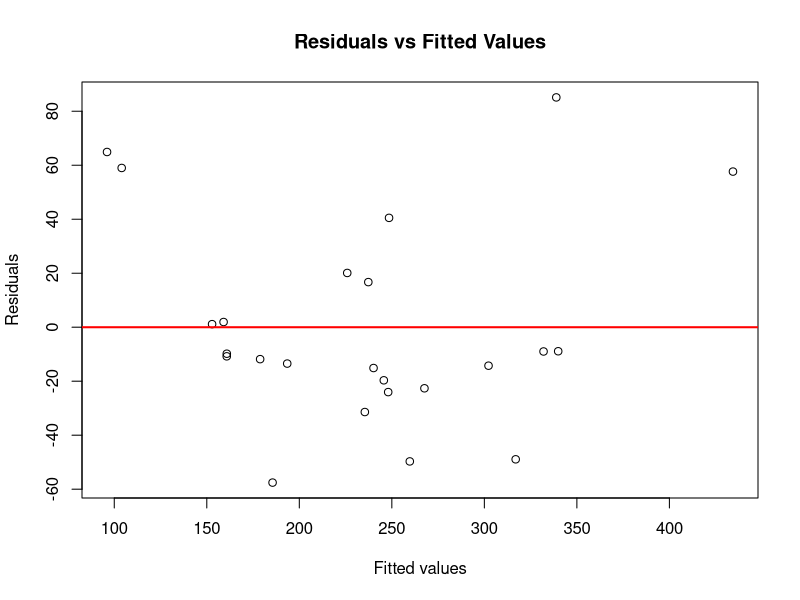
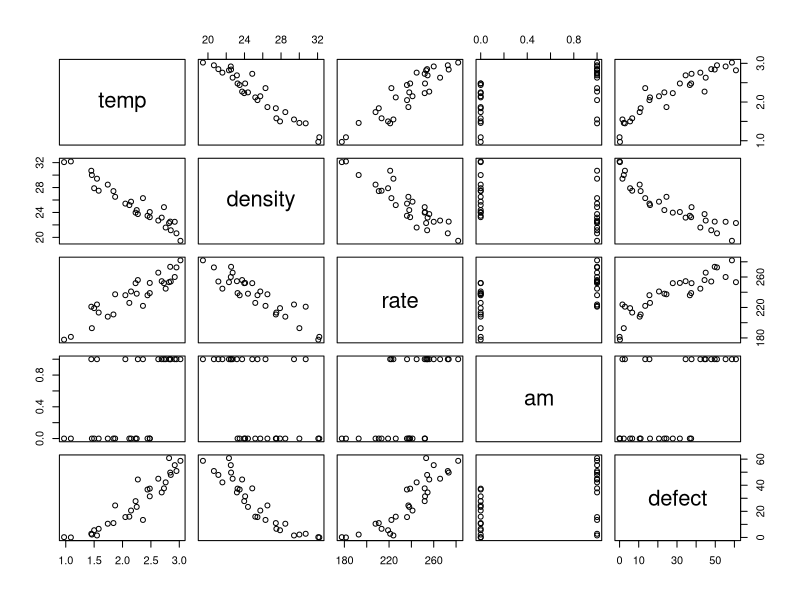
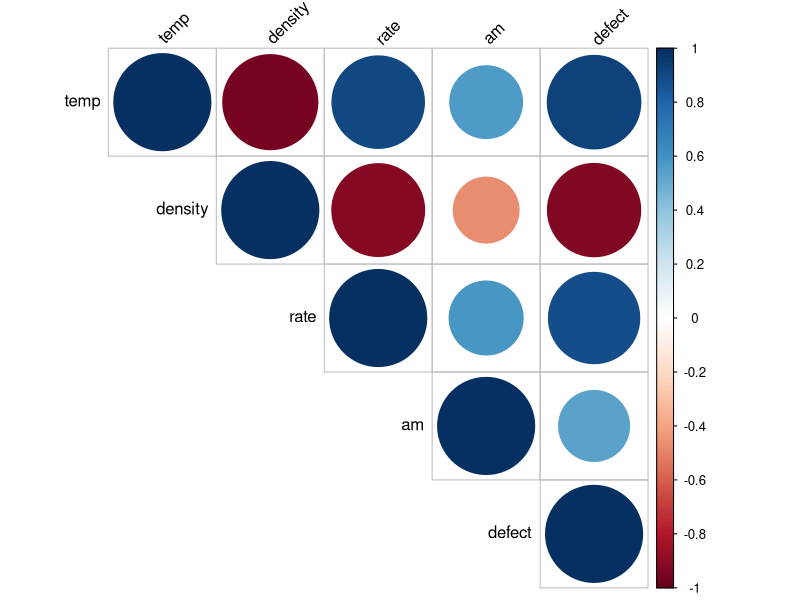
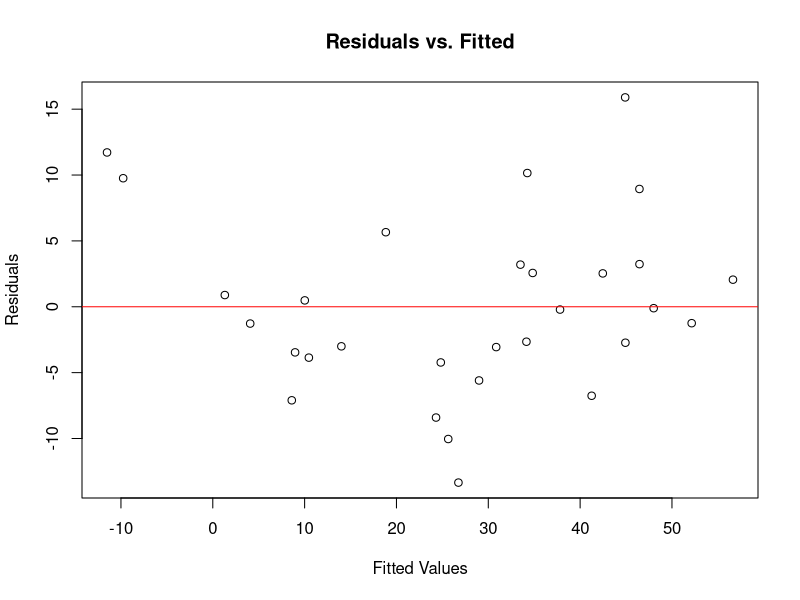
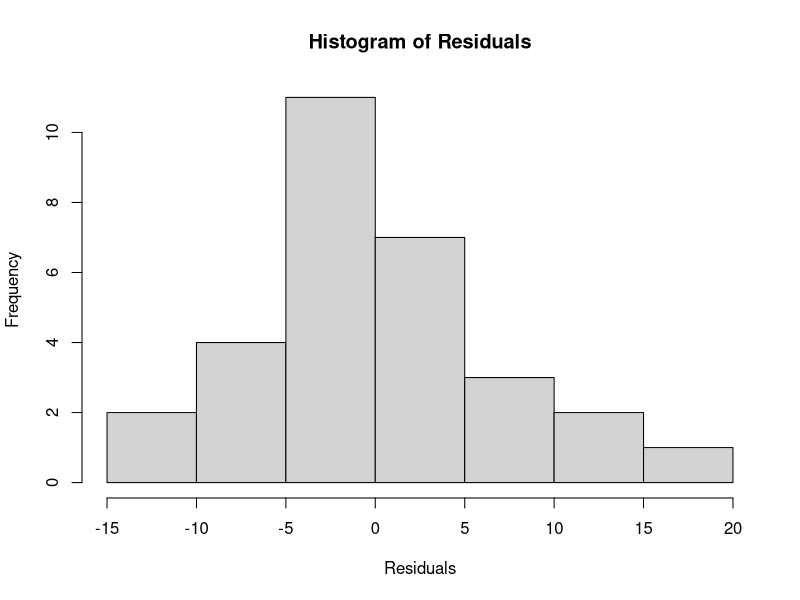
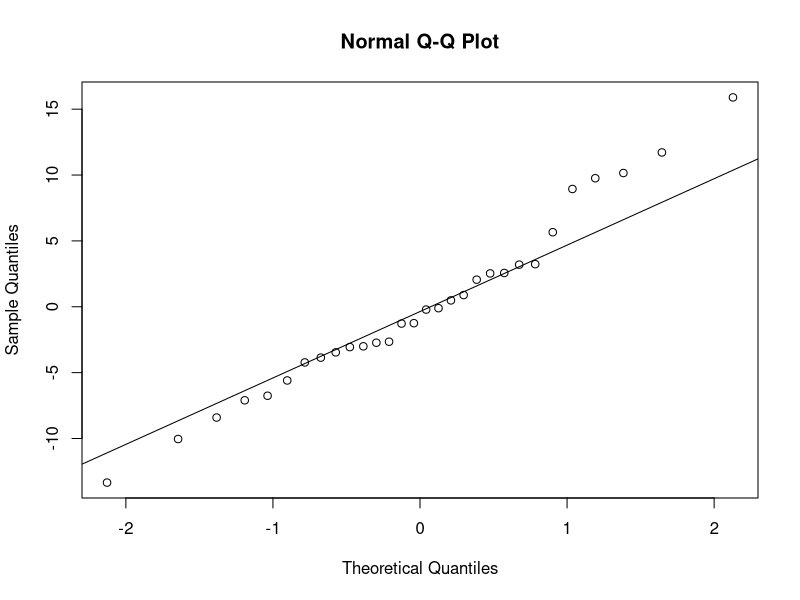

These charts were generated, in order, by the following R code:
# Newfood
getwd()
setwd("/Users/veerabhmahadik/Desktop")
newfood<-read.csv("newfood.csv")

# Question1
# Correlation matrix
correlation_matrix <- cor(newfood)
print(correlation_matrix)

# Question 2 
#Regression of sales on price alone, price and ad, price, ad, and loc
regression_price <- lm(sales ~ price, data = newfood)
regression_price_ad <- lm(sales ~ price + ad, data = newfood)
regression_price_ad_loc <- lm(sales ~ price + ad + loc, data = newfood)

# Coefficients of price
print(summary(regression_price)$coefficients[, "Estimate"])
print(summary(regression_price_ad)$coefficients[, "Estimate"])
print(summary(regression_price_ad_loc)$coefficients[, "Estimate"])

# Coefficients of ad
print(summary(regression_price_ad)$coefficients[, "Estimate"])
print(summary(regression_price_ad_loc)$coefficients[, "Estimate"])

# Question 3 
# Regression of sales against price, ad, loc, and volume
regression_price_ad_loc_volume <- lm(sales ~ price + ad + loc + volume, data = newfood)
print(summary(regression_price_ad_loc_volume)$coefficients[, "Estimate"])

# Question 4 
# Regression with all variables
regression_full <- lm(sales ~ price + ad + loc + volume + income + city, data = newfood)
print(summary(regression_full)$coefficients)

# Question 5 
# Additional regression runs
# Regression with interaction between price and advertising
regression_interaction <- lm(sales ~ price * ad + loc + volume, data = newfood)
summary(regression_interaction)

library(car)

# Multicollinearity - Variance Inflation Factor (VIF)
vif_values <- car::vif(regression_full)
print(vif_values)

# Heteroscedasticity 
# The red horizontal line represents the line at y = 0, indicating the ideal scenario where the residuals have constant variance around zero. 
# the points should be randomly scattered around the red line with no clear pattern. 
# This indicates that the variance of the residuals is constant across all levels of the independent variable.
# Obtain residuals from the regression model
residuals <- residuals(regression_full)

# Plot residuals against fitted values
plot(fitted(regression_full), residuals,
     xlab = "Fitted values", ylab = "Residuals",
     main = "Residuals vs Fitted Values")

# Add a horizontal line at y = 0 for reference
abline(h = 0, col = "red", lwd = 2)

# Quality Control
quality<-read.csv("quality.csv")
library(corrplot)

# Question 1
scatterplot_matrix <- pairs(quality)
correlation_matrix_quality <- cor(quality)

# Plot correlation matrix
corrplot(correlation_matrix_quality, method = "circle", type = "upper", tl.col = "black", tl.srt = 45)

# Question 2 
# Run multiple regression
model <- lm(defect ~ temp + density + rate + am, data = quality)
summary(model)  # Check overall significance and significance of predictors

# Compute VIF
vif_results <- car::vif(model)
print(vif_results)

# Question 3
temp_model <- lm(defect ~ temp, data = quality)
density_model <- lm(defect ~ density, data = quality)
rate_model <- lm(defect ~ rate, data = quality)
am_model <- lm(defect ~ am, data = quality)

summary(temp_model)
summary(density_model)
summary(rate_model)
summary(am_model)

# Question 4
# Check appropriateness of regressing defect on the first component
pca <- prcomp(~ temp + density + rate + am, data = quality, scale. = TRUE)
summary(pca)

# Question 5
# Extract PC1 from PCA results
PC1 <- pca$x[, 1]

# Define response variable
Y <- quality$defect

# Fit regression model using PC1 as predictor
pc_model <- lm(Y ~ PC1)

# Print summary of the regression model
summary(pc_model)

# The regression model appears to be a good fit for the data. 
# The coefficients are significant, and the model explains a large proportion of the variance in the defect rate. 
# Additionally, the low p-value associated with the F-statistic indicates that the model as a whole is statistically significant.

# Homoscedascticity findings:
# The red horizontal line represents the line at y = 0, indicating the ideal scenario where the residuals have constant variance around zero. 
# the points should be randomly scattered around the red line with no clear pattern. 
# This indicates that the variance of the residuals is constant across all levels of the independent variable.
plot(fitted(model), residuals(model), main = "Residuals vs. Fitted", xlab = "Fitted Values", ylab = "Residuals")
abline(h = 0, col = "red")

# Check Normality of Residuals
# Plot histogram findings:
# Residuals are normally distributed around zero
hist(residuals(model), main = "Histogram of Residuals", xlab = "Residuals")

# QQ Plots findings:
# It suggests that the residuals are normally distributed. This indicates that the assumption of normality is met.
# It indicates positive skewness, suggesting that the residuals have heavier tails on the right side
qqnorm(residuals(model))
qqline(residuals(model))

